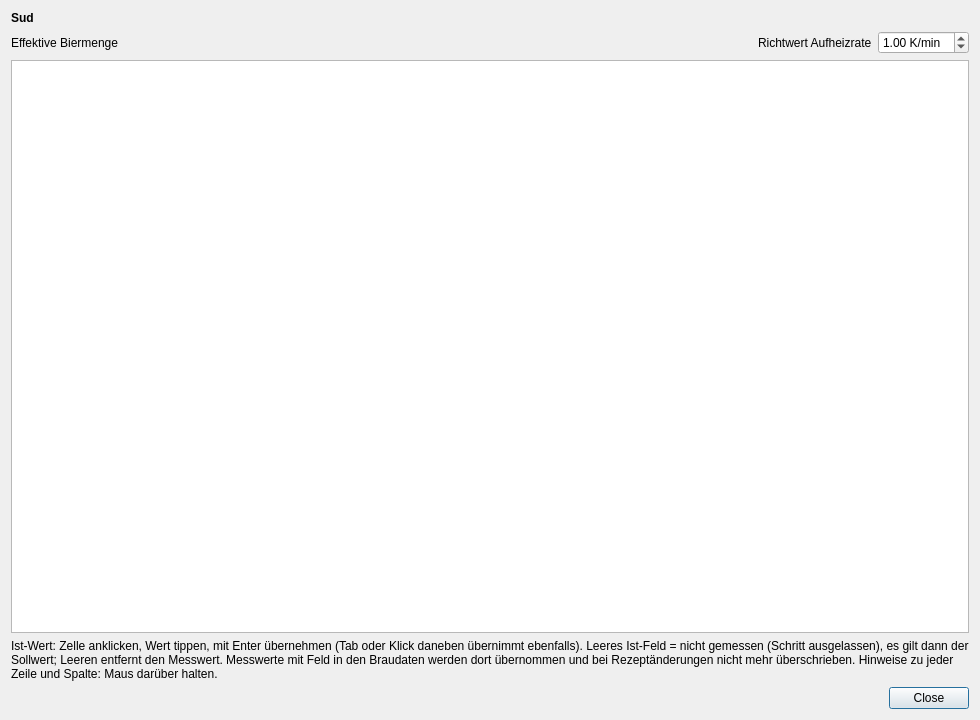
<?xml version="1.0" encoding="UTF-8"?>
<ui version="4.0">
 <class>DlgBrauprotokoll</class>
 <widget class="QDialog" name="DlgBrauprotokoll">
  <property name="geometry">
   <rect>
    <x>0</x>
    <y>0</y>
    <width>980</width>
    <height>720</height>
   </rect>
  </property>
  <property name="windowTitle">
   <string>Brauprotokoll</string>
  </property>
  <layout class="QVBoxLayout" name="verticalLayout">
   <item>
    <widget class="QLabel" name="lblSud">
     <property name="font">
      <font>
       <bold>true</bold>
      </font>
     </property>
     <property name="text">
      <string>Sud</string>
     </property>
    </widget>
   </item>
   <item>
    <layout class="QHBoxLayout" name="horizontalLayout">
     <item>
      <widget class="QLabel" name="lblMengeEffektiv">
       <property name="toolTip">
        <string>Effektive Biermenge: letzter gemessener Volumenwert (Abfüllen, sonst Anstellen, sonst Kochende). Ohne Messwert der Sollwert (geschätzt) bzw. bei gebrauten Suden die Braudaten.</string>
       </property>
       <property name="text">
        <string>Effektive Biermenge</string>
       </property>
      </widget>
     </item>
     <item>
      <spacer name="horizontalSpacer">
       <property name="orientation">
        <enum>Qt::Horizontal</enum>
       </property>
       <property name="sizeHint" stdset="0">
        <size>
         <width>40</width>
         <height>20</height>
        </size>
       </property>
      </spacer>
     </item>
     <item>
      <widget class="QLabel" name="lblAufheizrate">
       <property name="text">
        <string>Richtwert Aufheizrate</string>
       </property>
      </widget>
     </item>
     <item>
      <widget class="QDoubleSpinBox" name="tbAufheizrate">
       <property name="toolTip">
        <string>Richtwert für die Soll-Aufheizdauer der Maischschritte (Aufheizdauer = Temperaturdifferenz / Aufheizrate). Gilt für alle Sude; gemessene Zeiten ändern ihn nicht, sie zeigen nur die Abweichung.</string>
       </property>
       <property name="suffix">
        <string> K/min</string>
       </property>
       <property name="decimals">
        <number>2</number>
       </property>
       <property name="minimum">
        <double>0.100000000000000</double>
       </property>
       <property name="maximum">
        <double>10.000000000000000</double>
       </property>
       <property name="singleStep">
        <double>0.100000000000000</double>
       </property>
       <property name="value">
        <double>1.000000000000000</double>
       </property>
      </widget>
     </item>
    </layout>
   </item>
   <item>
    <widget class="QTableWidget" name="table">
     <property name="selectionMode">
      <enum>QAbstractItemView::NoSelection</enum>
     </property>
     <property name="editTriggers">
      <set>QAbstractItemView::NoEditTriggers</set>
     </property>
     <attribute name="verticalHeaderVisible">
      <bool>false</bool>
     </attribute>
    </widget>
   </item>
   <item>
    <widget class="QLabel" name="lblHinweis">
     <property name="text">
      <string>Ist-Wert: Zelle anklicken, Wert tippen, mit Enter übernehmen (Tab oder Klick daneben übernimmt ebenfalls). Leeres Ist-Feld = nicht gemessen (Schritt ausgelassen), es gilt dann der Sollwert; Leeren entfernt den Messwert. Messwerte mit Feld in den Braudaten werden dort übernommen und bei Rezeptänderungen nicht mehr überschrieben. Hinweise zu jeder Zeile und Spalte: Maus darüber halten.</string>
     </property>
     <property name="wordWrap">
      <bool>true</bool>
     </property>
    </widget>
   </item>
   <item>
    <widget class="QDialogButtonBox" name="buttonBox">
     <property name="standardButtons">
      <set>QDialogButtonBox::Close</set>
     </property>
    </widget>
   </item>
  </layout>
 </widget>
 <resources/>
 <connections>
  <connection>
   <sender>buttonBox</sender>
   <signal>rejected()</signal>
   <receiver>DlgBrauprotokoll</receiver>
   <slot>reject()</slot>
  </connection>
 </connections>
</ui>
